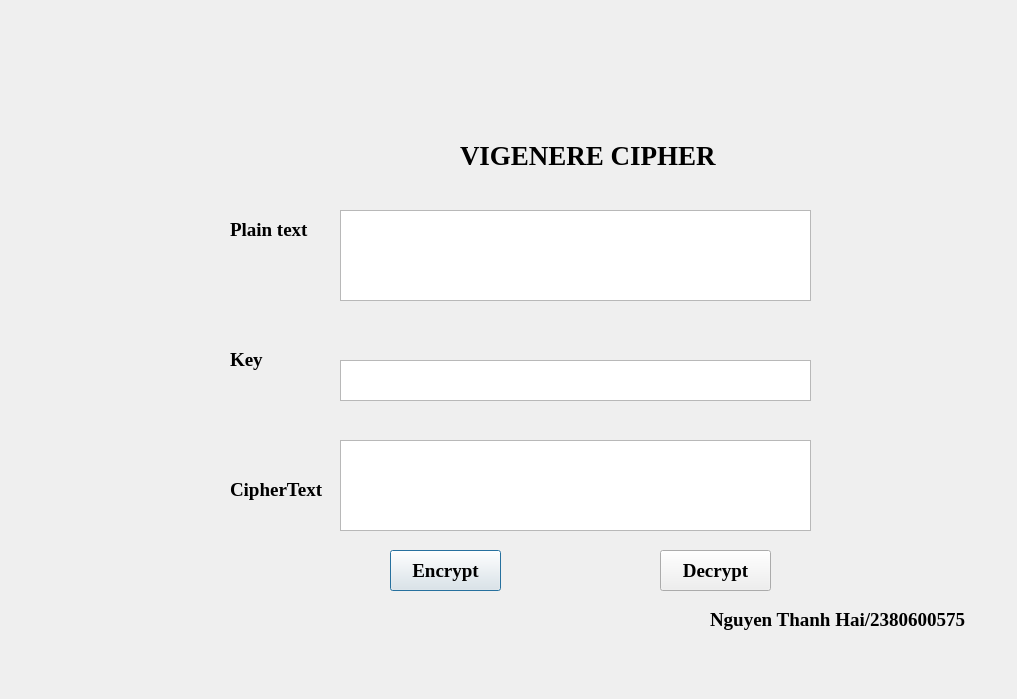
<?xml version="1.0" encoding="UTF-8"?>
<ui version="4.0">
 <class>Dialog</class>
 <widget class="QDialog" name="Dialog">
  <property name="geometry">
   <rect>
    <x>0</x>
    <y>0</y>
    <width>1017</width>
    <height>699</height>
   </rect>
  </property>
  <property name="windowTitle">
   <string>Dialog</string>
  </property>
  <widget class="QLabel" name="label_2">
   <property name="geometry">
    <rect>
     <x>230</x>
     <y>220</y>
     <width>111</width>
     <height>20</height>
    </rect>
   </property>
   <property name="font">
    <font>
     <family>Times New Roman</family>
     <pointsize>14</pointsize>
     <weight>75</weight>
     <bold>true</bold>
    </font>
   </property>
   <property name="text">
    <string>Plain text</string>
   </property>
  </widget>
  <widget class="QLabel" name="label">
   <property name="geometry">
    <rect>
     <x>460</x>
     <y>140</y>
     <width>291</width>
     <height>31</height>
    </rect>
   </property>
   <property name="font">
    <font>
     <family>Times New Roman</family>
     <pointsize>20</pointsize>
     <weight>75</weight>
     <bold>true</bold>
    </font>
   </property>
   <property name="text">
    <string>VIGENERE CIPHER</string>
   </property>
  </widget>
  <widget class="QLabel" name="label_3">
   <property name="geometry">
    <rect>
     <x>230</x>
     <y>350</y>
     <width>111</width>
     <height>20</height>
    </rect>
   </property>
   <property name="font">
    <font>
     <family>Times New Roman</family>
     <pointsize>14</pointsize>
     <weight>75</weight>
     <bold>true</bold>
    </font>
   </property>
   <property name="text">
    <string>Key</string>
   </property>
  </widget>
  <widget class="QPushButton" name="btn_encrypt">
   <property name="geometry">
    <rect>
     <x>390</x>
     <y>550</y>
     <width>111</width>
     <height>41</height>
    </rect>
   </property>
   <property name="font">
    <font>
     <family>Times New Roman</family>
     <pointsize>14</pointsize>
     <weight>75</weight>
     <bold>true</bold>
    </font>
   </property>
   <property name="text">
    <string>Encrypt</string>
   </property>
  </widget>
  <widget class="QTextEdit" name="txt_cipher_text">
   <property name="geometry">
    <rect>
     <x>340</x>
     <y>440</y>
     <width>471</width>
     <height>91</height>
    </rect>
   </property>
  </widget>
  <widget class="QLabel" name="label_4">
   <property name="geometry">
    <rect>
     <x>230</x>
     <y>480</y>
     <width>111</width>
     <height>20</height>
    </rect>
   </property>
   <property name="font">
    <font>
     <family>Times New Roman</family>
     <pointsize>14</pointsize>
     <weight>75</weight>
     <bold>true</bold>
    </font>
   </property>
   <property name="text">
    <string>CipherText</string>
   </property>
  </widget>
  <widget class="QLabel" name="label_5">
   <property name="geometry">
    <rect>
     <x>710</x>
     <y>610</y>
     <width>281</width>
     <height>20</height>
    </rect>
   </property>
   <property name="font">
    <font>
     <family>Times New Roman</family>
     <pointsize>14</pointsize>
     <weight>75</weight>
     <bold>true</bold>
    </font>
   </property>
   <property name="text">
    <string>Nguyen Thanh Hai/2380600575</string>
   </property>
  </widget>
  <widget class="QTextEdit" name="txt_key">
   <property name="geometry">
    <rect>
     <x>340</x>
     <y>360</y>
     <width>471</width>
     <height>41</height>
    </rect>
   </property>
  </widget>
  <widget class="QPushButton" name="btn_decrypt">
   <property name="geometry">
    <rect>
     <x>660</x>
     <y>550</y>
     <width>111</width>
     <height>41</height>
    </rect>
   </property>
   <property name="font">
    <font>
     <family>Times New Roman</family>
     <pointsize>14</pointsize>
     <weight>75</weight>
     <bold>true</bold>
    </font>
   </property>
   <property name="text">
    <string>Decrypt</string>
   </property>
  </widget>
  <widget class="QTextEdit" name="txt_plain_text">
   <property name="geometry">
    <rect>
     <x>340</x>
     <y>210</y>
     <width>471</width>
     <height>91</height>
    </rect>
   </property>
  </widget>
 </widget>
 <resources/>
 <connections/>
</ui>
